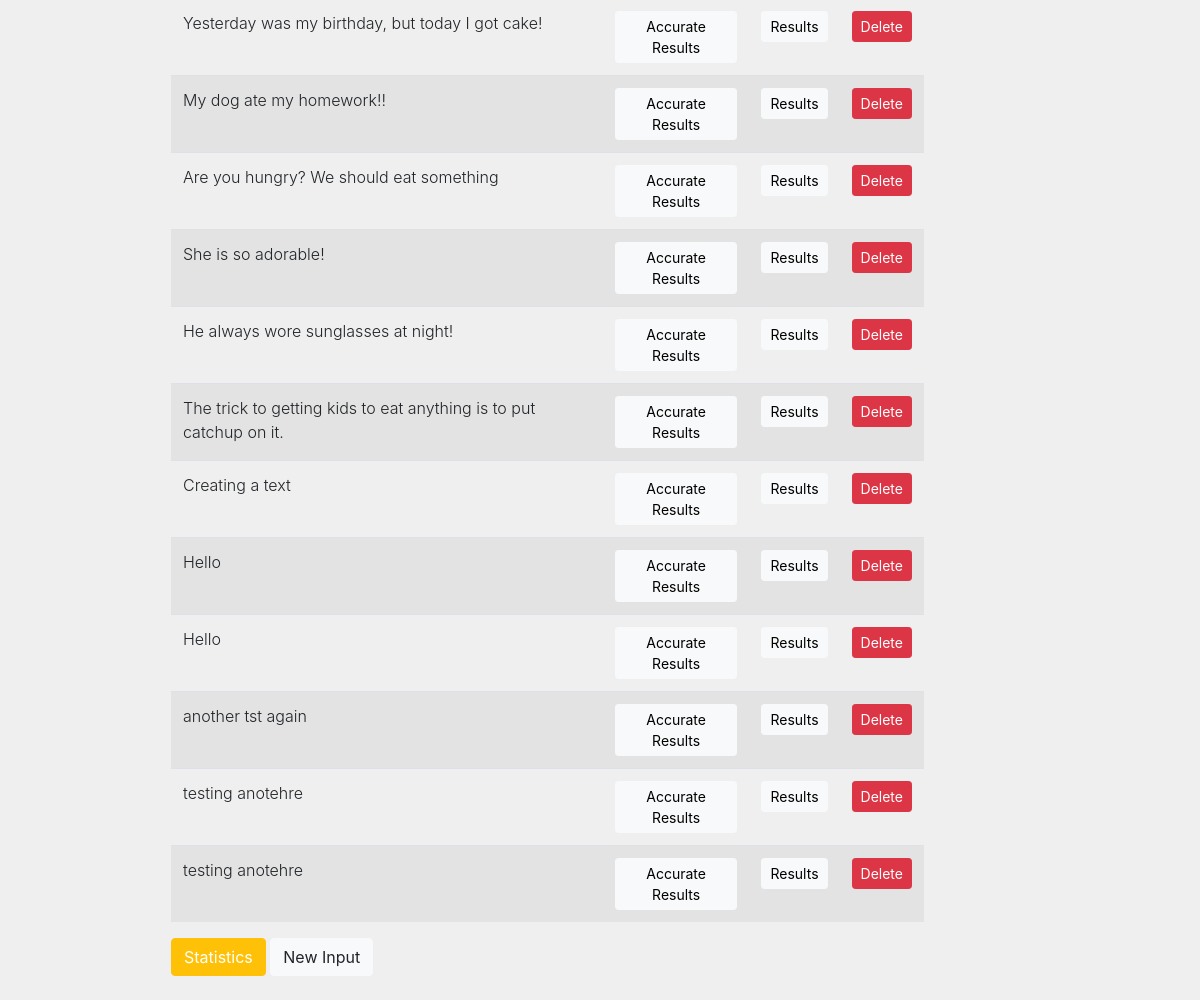
The app's page /collections/serena/ (signed in, lower part), older data.
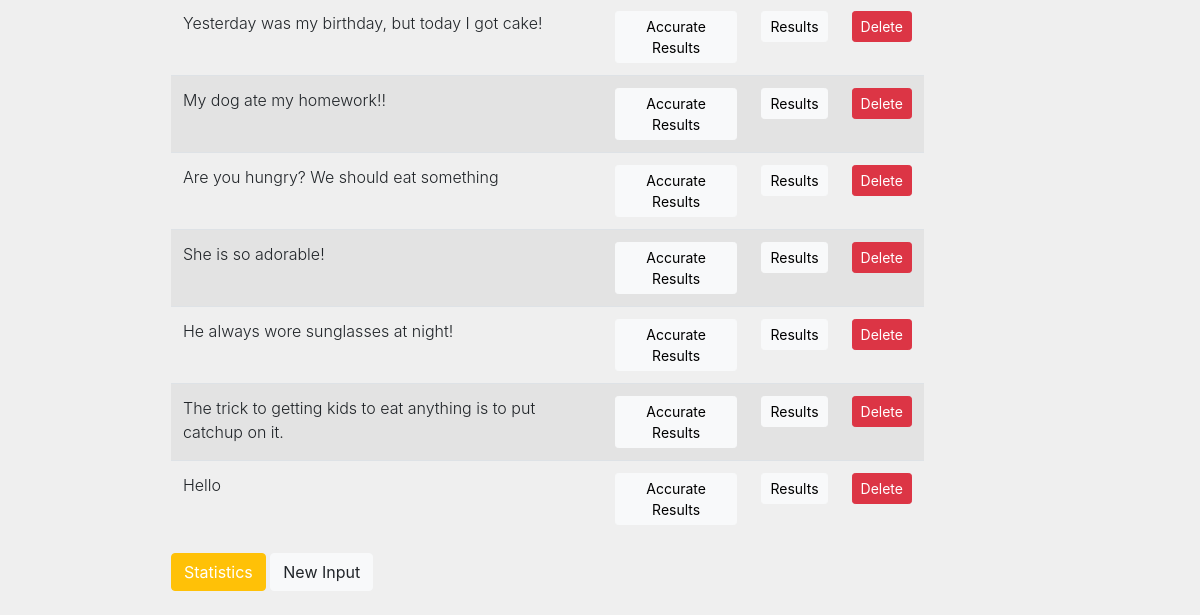
The same page, newer data.
### main/models.py (models this page shows)
class Collection(models.Model):
	user = models.ForeignKey(User, on_delete=models.CASCADE, related_name="collection", null=True)
	text = models.TextField(max_length=1000, default='',)

### main/views.py (the view)
# urls.py: path("collections/<str:username>/", views.collections, name="collections"),
def collections(response, username):
	if response.user.is_authenticated:
		username = response.user.username
		ls = Collection.objects.all()
		if response.method == "POST":
			if response.POST.get("results"):
				return render(response, "main/data.html", {})
			if response.POST.get("create"):
				return redirect("/create")
		return render(response, "main/collections.html", {"ls":ls})
	else:
		return redirect("/login")

### main/templates/main/collections.html (shortened to what this page needs)
{% extends 'main/base.html' %}
{% block content %}
	<form method="POST" action="#">
	<table class="table table-hover table-striped">
		<tbody class="font-weight-light">
			{% for i in user.collection.all %}
			<tr>
				<td>{{i.text}}</td>
				<td>
					<a type="submit" name="results" value="results" class="btn btn-light btn-sm" href="{% url 'accurate_data' i.id %}" style="text-decoration:none; color:black;">Accurate Results</a>
				</td>
				<td>
					<a type="submit" name="results" value="results" class="btn btn-light btn-sm" href="{% url 'data' i.id %}" style="text-decoration:none; color:black;">Results</a>
				</td>
				<td>
					<a type="submit" name="delete" value="delete" class="btn btn-danger btn-sm" href="{% url 'delete_collection' i.id %}" style="text-decoration:none; color: white">
						Delete</a>
				</td>
			</tr>
			{% endfor %}
		</tbody>
	</table>
	<a type="submit" name="stats" value="stats" class="btn btn-warning" href="/combined_data" style="text-decoration:none; color: white">Statistics</a>
	<button type="submit" name="create" value="create" class="btn btn-light">New Input</button>
	</form>
	<br />
{% endblock %}

Row changes from the older to the newer data that the page shows:
removed Collection: text "Creating a text"
removed Collection: text "Hello"
removed Collection: text "another tst again"
removed Collection: text "testing anotehre"
removed Collection: text "testing anotehre"
